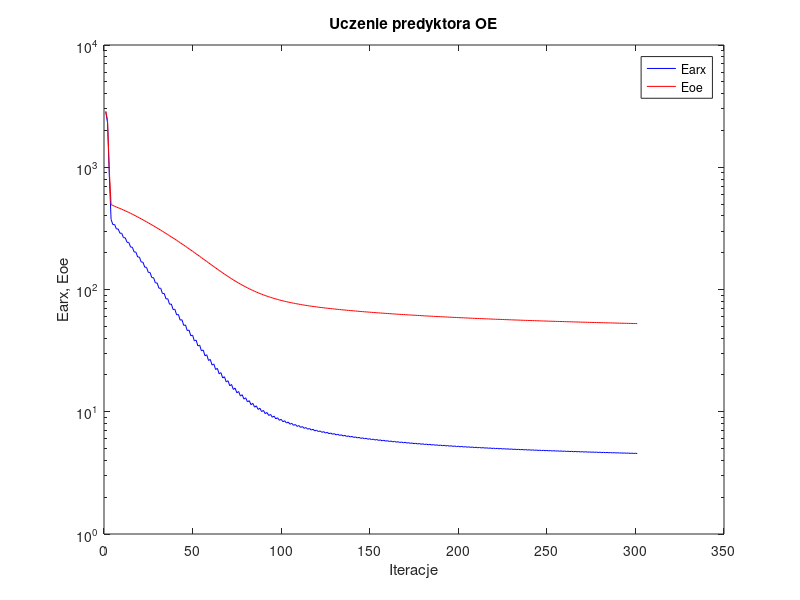
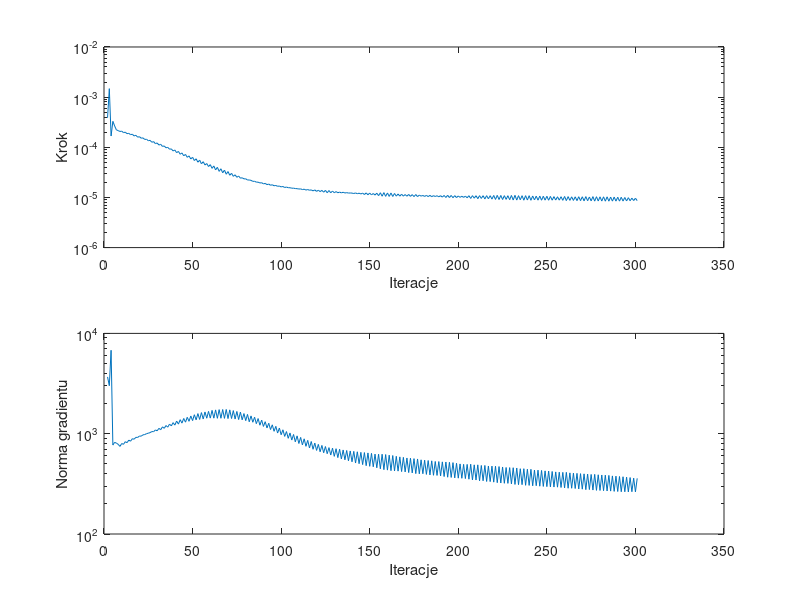

MATLAB code for these plots, in order:
%uczenie predyktora oe
clear all;
n=0; farx(n+1)=2.828358e+003; foe(n+1)=2.882800e+003; wspucz(n+1)=0.000000e+000; ng(n+1)=0.000000e+000;
n=1; farx(n+1)=2.308923e+003; foe(n+1)=2.419962e+003; krok(n+1)=3.870864e-004; ng(n+1)=3.682449e+003;
n=2; farx(n+1)=8.491641e+002; foe(n+1)=9.390195e+002; krok(n+1)=1.476722e-003; ng(n+1)=3.010159e+003;
n=3; farx(n+1)=3.740758e+002; foe(n+1)=4.957252e+002; krok(n+1)=1.677606e-004; ng(n+1)=6.787910e+003;
n=4; farx(n+1)=3.393441e+002; foe(n+1)=4.867215e+002; krok(n+1)=3.293253e-004; ng(n+1)=7.699048e+002;
n=5; farx(n+1)=3.403382e+002; foe(n+1)=4.794029e+002; krok(n+1)=2.666638e-004; ng(n+1)=8.205187e+002;
n=6; farx(n+1)=3.124978e+002; foe(n+1)=4.727141e+002; krok(n+1)=2.219001e-004; ng(n+1)=8.050944e+002;
n=7; farx(n+1)=3.129398e+002; foe(n+1)=4.665389e+002; krok(n+1)=2.154098e-004; ng(n+1)=7.839852e+002;
n=8; farx(n+1)=2.887496e+002; foe(n+1)=4.600442e+002; krok(n+1)=2.064885e-004; ng(n+1)=7.467899e+002;
n=9; farx(n+1)=2.883733e+002; foe(n+1)=4.536570e+002; krok(n+1)=2.102269e-004; ng(n+1)=7.981339e+002;
n=10; farx(n+1)=2.654278e+002; foe(n+1)=4.469545e+002; krok(n+1)=1.959760e-004; ng(n+1)=7.834772e+002;
n=11; farx(n+1)=2.649216e+002; foe(n+1)=4.403886e+002; krok(n+1)=1.999716e-004; ng(n+1)=8.320804e+002;
n=12; farx(n+1)=2.432890e+002; foe(n+1)=4.335251e+002; krok(n+1)=1.869445e-004; ng(n+1)=8.142197e+002;
n=13; farx(n+1)=2.426767e+002; foe(n+1)=4.268207e+002; krok(n+1)=1.897438e-004; ng(n+1)=8.626351e+002;
n=14; farx(n+1)=2.224153e+002; foe(n+1)=4.198506e+002; krok(n+1)=1.784716e-004; ng(n+1)=8.418128e+002;
n=15; farx(n+1)=2.217904e+002; foe(n+1)=4.130564e+002; krok(n+1)=1.821736e-004; ng(n+1)=8.912372e+002;
n=16; farx(n+1)=2.028333e+002; foe(n+1)=4.060189e+002; krok(n+1)=1.682976e-004; ng(n+1)=8.814559e+002;
n=17; farx(n+1)=2.022549e+002; foe(n+1)=3.991871e+002; krok(n+1)=1.733806e-004; ng(n+1)=9.197864e+002;
n=18; farx(n+1)=1.845995e+002; foe(n+1)=3.921379e+002; krok(n+1)=1.592395e-004; ng(n+1)=9.173388e+002;
n=19; farx(n+1)=1.840886e+002; foe(n+1)=3.853155e+002; krok(n+1)=1.627321e-004; ng(n+1)=9.479754e+002;
n=20; farx(n+1)=1.677581e+002; foe(n+1)=3.783117e+002; krok(n+1)=1.516739e-004; ng(n+1)=9.449574e+002;
n=21; farx(n+1)=1.673406e+002; foe(n+1)=3.715365e+002; krok(n+1)=1.540600e-004; ng(n+1)=9.737931e+002;
n=22; farx(n+1)=1.522253e+002; foe(n+1)=3.646050e+002; krok(n+1)=1.433326e-004; ng(n+1)=9.799666e+002;
n=23; farx(n+1)=1.519339e+002; foe(n+1)=3.579115e+002; krok(n+1)=1.447867e-004; ng(n+1)=1.001192e+003;
n=24; farx(n+1)=1.380250e+002; foe(n+1)=3.510839e+002; krok(n+1)=1.351337e-004; ng(n+1)=1.011267e+003;
n=25; farx(n+1)=1.378359e+002; foe(n+1)=3.444916e+002; krok(n+1)=1.376014e-004; ng(n+1)=1.024380e+003;
n=26; farx(n+1)=1.250380e+002; foe(n+1)=3.377800e+002; krok(n+1)=1.261442e-004; ng(n+1)=1.050721e+003;
n=27; farx(n+1)=1.249369e+002; foe(n+1)=3.313055e+002; krok(n+1)=1.297027e-004; ng(n+1)=1.046939e+003;
n=28; farx(n+1)=1.132007e+002; foe(n+1)=3.247309e+002; krok(n+1)=1.182303e-004; ng(n+1)=1.090023e+003;
n=29; farx(n+1)=1.131834e+002; foe(n+1)=3.183849e+002; krok(n+1)=1.221213e-004; ng(n+1)=1.069038e+003;
n=30; farx(n+1)=1.024241e+002; foe(n+1)=3.119558e+002; krok(n+1)=1.107516e-004; ng(n+1)=1.129938e+003;
n=31; farx(n+1)=1.024994e+002; foe(n+1)=3.057469e+002; krok(n+1)=1.147197e-004; ng(n+1)=1.095620e+003;
n=32; farx(n+1)=9.259296e+001; foe(n+1)=2.994677e+002; krok(n+1)=1.042068e-004; ng(n+1)=1.170675e+003;
n=33; farx(n+1)=9.280242e+001; foe(n+1)=2.934089e+002; krok(n+1)=1.062537e-004; ng(n+1)=1.131404e+003;
n=34; farx(n+1)=8.375067e+001; foe(n+1)=2.872862e+002; krok(n+1)=9.773946e-005; ng(n+1)=1.206393e+003;
n=35; farx(n+1)=8.402757e+001; foe(n+1)=2.813694e+002; krok(n+1)=9.955398e-005; ng(n+1)=1.161490e+003;
n=36; farx(n+1)=7.572536e+001; foe(n+1)=2.753999e+002; krok(n+1)=9.153980e-005; ng(n+1)=1.246921e+003;
n=37; farx(n+1)=7.609464e+001; foe(n+1)=2.696310e+002; krok(n+1)=9.290537e-005; ng(n+1)=1.195620e+003;
n=38; farx(n+1)=6.854878e+001; foe(n+1)=2.638143e+002; krok(n+1)=8.459568e-005; ng(n+1)=1.289140e+003;
n=39; farx(n+1)=6.892853e+001; foe(n+1)=2.581795e+002; krok(n+1)=8.824176e-005; ng(n+1)=1.217781e+003;
n=40; farx(n+1)=6.202860e+001; foe(n+1)=2.525111e+002; krok(n+1)=7.818173e-005; ng(n+1)=1.337167e+003;
n=41; farx(n+1)=6.244872e+001; foe(n+1)=2.470196e+002; krok(n+1)=8.276561e-005; ng(n+1)=1.245599e+003;
n=42; farx(n+1)=5.613958e+001; foe(n+1)=2.415060e+002; krok(n+1)=7.271253e-005; ng(n+1)=1.379608e+003;
n=43; farx(n+1)=5.660283e+001; foe(n+1)=2.361639e+002; krok(n+1)=7.718077e-005; ng(n+1)=1.275014e+003;
n=44; farx(n+1)=5.084155e+001; foe(n+1)=2.308111e+002; krok(n+1)=6.776689e-005; ng(n+1)=1.418303e+003;
n=45; farx(n+1)=5.134028e+001; foe(n+1)=2.256215e+002; krok(n+1)=7.204982e-005; ng(n+1)=1.303112e+003;
n=46; farx(n+1)=4.607918e+001; foe(n+1)=2.204326e+002; krok(n+1)=6.309394e-005; ng(n+1)=1.456935e+003;
n=47; farx(n+1)=4.660810e+001; foe(n+1)=2.153999e+002; krok(n+1)=6.738910e-005; ng(n+1)=1.329644e+003;
n=48; farx(n+1)=4.181553e+001; foe(n+1)=2.103782e+002; krok(n+1)=5.845176e-005; ng(n+1)=1.501158e+003;
n=49; farx(n+1)=4.235140e+001; foe(n+1)=2.055031e+002; krok(n+1)=6.327456e-005; ng(n+1)=1.350291e+003;
n=50; farx(n+1)=3.797248e+001; foe(n+1)=2.006552e+002; krok(n+1)=5.440277e-005; ng(n+1)=1.546038e+003;
n=51; farx(n+1)=3.852779e+001; foe(n+1)=1.959515e+002; krok(n+1)=5.904045e-005; ng(n+1)=1.373608e+003;
n=52; farx(n+1)=3.455141e+001; foe(n+1)=1.912859e+002; krok(n+1)=5.039187e-005; ng(n+1)=1.586535e+003;
n=53; farx(n+1)=3.509427e+001; foe(n+1)=1.867518e+002; krok(n+1)=5.547503e-005; ng(n+1)=1.386992e+003;
n=54; farx(n+1)=3.147723e+001; foe(n+1)=1.822770e+002; krok(n+1)=4.687315e-005; ng(n+1)=1.622914e+003;
n=55; farx(n+1)=3.201118e+001; foe(n+1)=1.779268e+002; krok(n+1)=5.162212e-005; ng(n+1)=1.401186e+003;
n=56; farx(n+1)=2.869810e+001; foe(n+1)=1.736560e+002; krok(n+1)=4.438276e-005; ng(n+1)=1.646779e+003;
n=57; farx(n+1)=2.925993e+001; foe(n+1)=1.695145e+002; krok(n+1)=4.744329e-005; ng(n+1)=1.426551e+003;
n=58; farx(n+1)=2.626407e+001; foe(n+1)=1.654519e+002; krok(n+1)=4.135969e-005; ng(n+1)=1.668692e+003;
n=59; farx(n+1)=2.681335e+001; foe(n+1)=1.615075e+002; krok(n+1)=4.506169e-005; ng(n+1)=1.430131e+003;
n=60; farx(n+1)=2.409343e+001; foe(n+1)=1.576475e+002; krok(n+1)=3.801771e-005; ng(n+1)=1.708265e+003;
n=61; farx(n+1)=2.461476e+001; foe(n+1)=1.539061e+002; krok(n+1)=4.244958e-005; ng(n+1)=1.428359e+003;
n=62; farx(n+1)=2.215686e+001; foe(n+1)=1.502627e+002; krok(n+1)=3.533295e-005; ng(n+1)=1.727063e+003;
n=63; farx(n+1)=2.265067e+001; foe(n+1)=1.467319e+002; krok(n+1)=3.990378e-005; ng(n+1)=1.423784e+003;
n=64; farx(n+1)=2.042371e+001; foe(n+1)=1.433096e+002; krok(n+1)=3.309885e-005; ng(n+1)=1.737659e+003;
n=65; farx(n+1)=2.090114e+001; foe(n+1)=1.400010e+002; krok(n+1)=3.731275e-005; ng(n+1)=1.425149e+003;
n=66; farx(n+1)=1.888912e+001; foe(n+1)=1.368004e+002; krok(n+1)=3.098353e-005; ng(n+1)=1.742326e+003;
n=67; farx(n+1)=1.934469e+001; foe(n+1)=1.337123e+002; krok(n+1)=3.511208e-005; ng(n+1)=1.421808e+003;
n=68; farx(n+1)=1.752511e+001; foe(n+1)=1.307303e+002; krok(n+1)=2.902993e-005; ng(n+1)=1.744096e+003;
n=69; farx(n+1)=1.795457e+001; foe(n+1)=1.278626e+002; krok(n+1)=3.282609e-005; ng(n+1)=1.415259e+003;
n=70; farx(n+1)=1.630278e+001; foe(n+1)=1.251011e+002; krok(n+1)=2.769106e-005; ng(n+1)=1.728276e+003;
n=71; farx(n+1)=1.671849e+001; foe(n+1)=1.224574e+002; krok(n+1)=3.030340e-005; ng(n+1)=1.416616e+003;
n=72; farx(n+1)=1.523330e+001; foe(n+1)=1.199113e+002; krok(n+1)=2.635297e-005; ng(n+1)=1.700352e+003;
n=73; farx(n+1)=1.562019e+001; foe(n+1)=1.174765e+002; krok(n+1)=2.832743e-005; ng(n+1)=1.401566e+003;
n=74; farx(n+1)=1.428374e+001; foe(n+1)=1.151365e+002; krok(n+1)=2.519594e-005; ng(n+1)=1.666298e+003;
n=75; farx(n+1)=1.464943e+001; foe(n+1)=1.129025e+002; krok(n+1)=2.677366e-005; ng(n+1)=1.383798e+003;
n=76; farx(n+1)=1.343066e+001; foe(n+1)=1.107554e+002; krok(n+1)=2.418894e-005; ng(n+1)=1.641251e+003;
n=77; farx(n+1)=1.377887e+001; foe(n+1)=1.087153e+002; krok(n+1)=2.468559e-005; ng(n+1)=1.374886e+003;
n=78; farx(n+1)=1.268476e+001; foe(n+1)=1.067537e+002; krok(n+1)=2.343658e-005; ng(n+1)=1.587509e+003;
n=79; farx(n+1)=1.301333e+001; foe(n+1)=1.048919e+002; krok(n+1)=2.352777e-005; ng(n+1)=1.349151e+003;
n=80; farx(n+1)=1.202583e+001; foe(n+1)=1.031014e+002; krok(n+1)=2.226608e-005; ng(n+1)=1.556907e+003;
n=81; farx(n+1)=1.232639e+001; foe(n+1)=1.014054e+002; krok(n+1)=2.230894e-005; ng(n+1)=1.314616e+003;
n=82; farx(n+1)=1.142412e+001; foe(n+1)=9.977557e+001; krok(n+1)=2.190752e-005; ng(n+1)=1.505200e+003;
n=83; farx(n+1)=1.171720e+001; foe(n+1)=9.823452e+001; krok(n+1)=2.092147e-005; ng(n+1)=1.301150e+003;
n=84; farx(n+1)=1.090513e+001; foe(n+1)=9.675292e+001; krok(n+1)=2.102242e-005; ng(n+1)=1.459665e+003;
n=85; farx(n+1)=1.117505e+001; foe(n+1)=9.535383e+001; krok(n+1)=2.018691e-005; ng(n+1)=1.258722e+003;
n=86; farx(n+1)=1.044201e+001; foe(n+1)=9.400904e+001; krok(n+1)=2.016710e-005; ng(n+1)=1.416186e+003;
n=87; farx(n+1)=1.068962e+001; foe(n+1)=9.274005e+001; krok(n+1)=1.943349e-005; ng(n+1)=1.215244e+003;
n=88; farx(n+1)=1.002261e+001; foe(n+1)=9.152039e+001; krok(n+1)=1.967248e-005; ng(n+1)=1.365480e+003;
n=89; farx(n+1)=1.025652e+001; foe(n+1)=9.037000e+001; krok(n+1)=1.862309e-005; ng(n+1)=1.181489e+003;
n=90; farx(n+1)=9.650084e+000; foe(n+1)=8.926455e+001; krok(n+1)=1.909813e-005; ng(n+1)=1.317446e+003;
n=91; farx(n+1)=9.869197e+000; foe(n+1)=8.822183e+001; krok(n+1)=1.799457e-005; ng(n+1)=1.142068e+003;
n=92; farx(n+1)=9.317350e+000; foe(n+1)=8.722011e+001; krok(n+1)=1.850942e-005; ng(n+1)=1.271054e+003;
n=93; farx(n+1)=9.522080e+000; foe(n+1)=8.627478e+001; krok(n+1)=1.747813e-005; ng(n+1)=1.100231e+003;
n=94; farx(n+1)=9.019351e+000; foe(n+1)=8.536678e+001; krok(n+1)=1.792006e-005; ng(n+1)=1.226035e+003;
n=95; farx(n+1)=9.210643e+000; foe(n+1)=8.450919e+001; krok(n+1)=1.707914e-005; ng(n+1)=1.056899e+003;
n=96; farx(n+1)=8.751090e+000; foe(n+1)=8.368551e+001; krok(n+1)=1.733471e-005; ng(n+1)=1.184065e+003;
n=97; farx(n+1)=8.929392e+000; foe(n+1)=8.290655e+001; krok(n+1)=1.666809e-005; ng(n+1)=1.015024e+003;
n=98; farx(n+1)=8.507897e+000; foe(n+1)=8.215821e+001; krok(n+1)=1.689056e-005; ng(n+1)=1.139591e+003;
n=99; farx(n+1)=8.674842e+000; foe(n+1)=8.144949e+001; krok(n+1)=1.621111e-005; ng(n+1)=9.764427e+002;
n=100; farx(n+1)=8.287215e+000; foe(n+1)=8.076826e+001; krok(n+1)=1.654527e-005; ng(n+1)=1.093892e+003;
n=101; farx(n+1)=8.444314e+000; foe(n+1)=8.012209e+001; krok(n+1)=1.577348e-005; ng(n+1)=9.401197e+002;
n=102; farx(n+1)=8.088917e+000; foe(n+1)=7.950059e+001; krok(n+1)=1.611741e-005; ng(n+1)=1.050160e+003;
n=103; farx(n+1)=8.236459e+000; foe(n+1)=7.891011e+001; krok(n+1)=1.561223e-005; ng(n+1)=8.998067e+002;
n=104; farx(n+1)=7.907013e+000; foe(n+1)=7.834183e+001; krok(n+1)=1.563162e-005; ng(n+1)=1.017268e+003;
n=105; farx(n+1)=8.045612e+000; foe(n+1)=7.780068e+001; krok(n+1)=1.528126e-005; ng(n+1)=8.642024e+002;
n=106; farx(n+1)=7.740730e+000; foe(n+1)=7.727933e+001; krok(n+1)=1.530761e-005; ng(n+1)=9.823024e+002;
n=107; farx(n+1)=7.871676e+000; foe(n+1)=7.678185e+001; krok(n+1)=1.503456e-005; ng(n+1)=8.300639e+002;
n=108; farx(n+1)=7.587868e+000; foe(n+1)=7.630204e+001; krok(n+1)=1.496592e-005; ng(n+1)=9.517333e+002;
n=109; farx(n+1)=7.711307e+000; foe(n+1)=7.584320e+001; krok(n+1)=1.470858e-005; ng(n+1)=7.985527e+002;
n=110; farx(n+1)=7.445713e+000; foe(n+1)=7.540003e+001; krok(n+1)=1.481560e-005; ng(n+1)=9.185107e+002;
n=111; farx(n+1)=7.564118e+000; foe(n+1)=7.497533e+001; krok(n+1)=1.436371e-005; ng(n+1)=7.735716e+002;
n=112; farx(n+1)=7.314893e+000; foe(n+1)=7.456457e+001; krok(n+1)=1.460917e-005; ng(n+1)=8.891254e+002;
n=113; farx(n+1)=7.427666e+000; foe(n+1)=7.417002e+001; krok(n+1)=1.400833e-005; ng(n+1)=7.485980e+002;
n=114; farx(n+1)=7.195081e+000; foe(n+1)=7.378780e+001; krok(n+1)=1.438760e-005; ng(n+1)=8.583990e+002;
n=115; farx(n+1)=7.302501e+000; foe(n+1)=7.342003e+001; krok(n+1)=1.390226e-005; ng(n+1)=7.203714e+002;
n=116; farx(n+1)=7.082095e+000; foe(n+1)=7.306327e+001; krok(n+1)=1.414532e-005; ng(n+1)=8.361499e+002;
n=117; farx(n+1)=7.184635e+000; foe(n+1)=7.271911e+001; krok(n+1)=1.351734e-005; ng(n+1)=6.993494e+002;
n=118; farx(n+1)=6.976325e+000; foe(n+1)=7.238459e+001; krok(n+1)=1.414532e-005; ng(n+1)=8.063921e+002;
n=119; farx(n+1)=7.075465e+000; foe(n+1)=7.206127e+001; krok(n+1)=1.321254e-005; ng(n+1)=6.813274e+002;
n=120; farx(n+1)=6.878840e+000; foe(n+1)=7.174663e+001; krok(n+1)=1.395508e-005; ng(n+1)=7.828239e+002;
n=121; farx(n+1)=6.973767e+000; foe(n+1)=7.144206e+001; krok(n+1)=1.306000e-005; ng(n+1)=6.603881e+002;
n=122; farx(n+1)=6.786015e+000; foe(n+1)=7.114522e+001; krok(n+1)=1.384553e-005; ng(n+1)=7.641461e+002;
n=123; farx(n+1)=6.877718e+000; foe(n+1)=7.085709e+001; krok(n+1)=1.272730e-005; ng(n+1)=6.457033e+002;
n=124; farx(n+1)=6.698805e+000; foe(n+1)=7.057584e+001; krok(n+1)=1.384553e-005; ng(n+1)=7.447112e+002;
n=125; farx(n+1)=6.787334e+000; foe(n+1)=7.030238e+001; krok(n+1)=1.240823e-005; ng(n+1)=6.317212e+002;
n=126; farx(n+1)=6.618124e+000; foe(n+1)=7.003494e+001; krok(n+1)=1.373458e-005; ng(n+1)=7.263917e+002;
n=127; farx(n+1)=6.703650e+000; foe(n+1)=6.977510e+001; krok(n+1)=1.240203e-005; ng(n+1)=6.129662e+002;
n=128; farx(n+1)=6.542219e+000; foe(n+1)=6.952088e+001; krok(n+1)=1.338683e-005; ng(n+1)=7.175979e+002;
n=129; farx(n+1)=6.624632e+000; foe(n+1)=6.927331e+001; krok(n+1)=1.240203e-005; ng(n+1)=5.945710e+002;
n=130; farx(n+1)=6.470347e+000; foe(n+1)=6.903084e+001; krok(n+1)=1.308609e-005; ng(n+1)=7.085586e+002;
n=131; farx(n+1)=6.549944e+000; foe(n+1)=6.879431e+001; krok(n+1)=1.240203e-005; ng(n+1)=5.775818e+002;
n=132; farx(n+1)=6.402474e+000; foe(n+1)=6.856239e+001; krok(n+1)=1.277945e-005; ng(n+1)=6.999637e+002;
n=133; farx(n+1)=6.478599e+000; foe(n+1)=6.833585e+001; krok(n+1)=1.234279e-005; ng(n+1)=5.605865e+002;
n=134; farx(n+1)=6.336845e+000; foe(n+1)=6.811339e+001; krok(n+1)=1.268925e-005; ng(n+1)=6.883261e+002;
n=135; farx(n+1)=6.411286e+000; foe(n+1)=6.789585e+001; krok(n+1)=1.224850e-005; ng(n+1)=5.492474e+002;
n=136; farx(n+1)=6.275002e+000; foe(n+1)=6.768209e+001; krok(n+1)=1.248325e-005; ng(n+1)=6.802649e+002;
n=137; farx(n+1)=6.347329e+000; foe(n+1)=6.747283e+001; krok(n+1)=1.222055e-005; ng(n+1)=5.366717e+002;
n=138; farx(n+1)=6.216154e+000; foe(n+1)=6.726705e+001; krok(n+1)=1.227270e-005; ng(n+1)=6.728922e+002;
n=139; farx(n+1)=6.286517e+000; foe(n+1)=6.706539e+001; krok(n+1)=1.222055e-005; ng(n+1)=5.246817e+002;
n=140; farx(n+1)=6.160813e+000; foe(n+1)=6.686692e+001; krok(n+1)=1.197415e-005; ng(n+1)=6.668145e+002;
n=141; farx(n+1)=6.228372e+000; foe(n+1)=6.667219e+001; krok(n+1)=1.229246e-005; ng(n+1)=5.101058e+002;
n=142; farx(n+1)=6.106410e+000; foe(n+1)=6.648045e+001; krok(n+1)=1.186082e-005; ng(n+1)=6.601679e+002;
n=143; farx(n+1)=6.172592e+000; foe(n+1)=6.629226e+001; krok(n+1)=1.216245e-005; ng(n+1)=5.022199e+002;
n=144; farx(n+1)=6.055086e+000; foe(n+1)=6.610682e+001; krok(n+1)=1.171829e-005; ng(n+1)=6.520829e+002;
n=145; farx(n+1)=6.119842e+000; foe(n+1)=6.592464e+001; krok(n+1)=1.222055e-005; ng(n+1)=4.919153e+002;
n=146; farx(n+1)=6.006442e+000; foe(n+1)=6.574492e+001; krok(n+1)=1.143043e-005; ng(n+1)=6.483989e+002;
n=147; farx(n+1)=6.069062e+000; foe(n+1)=6.556818e+001; krok(n+1)=1.231075e-005; ng(n+1)=4.798607e+002;
n=148; farx(n+1)=5.958678e+000; foe(n+1)=6.539383e+001; krok(n+1)=1.130502e-005; ng(n+1)=6.433249e+002;
n=149; farx(n+1)=6.020123e+000; foe(n+1)=6.522246e+001; krok(n+1)=1.222055e-005; ng(n+1)=4.729680e+002;
n=150; farx(n+1)=5.912487e+000; foe(n+1)=6.505326e+001; krok(n+1)=1.126542e-005; ng(n+1)=6.366557e+002;
n=151; farx(n+1)=5.972579e+000; foe(n+1)=6.488701e+001; krok(n+1)=1.197513e-005; ng(n+1)=4.679255e+002;
n=152; farx(n+1)=5.869669e+000; foe(n+1)=6.472288e+001; krok(n+1)=1.115447e-005; ng(n+1)=6.258671e+002;
n=153; farx(n+1)=5.928120e+000; foe(n+1)=6.456106e+001; krok(n+1)=1.216245e-005; ng(n+1)=4.571068e+002;
n=154; farx(n+1)=5.828422e+000; foe(n+1)=6.440126e+001; krok(n+1)=1.085468e-005; ng(n+1)=6.242616e+002;
n=155; farx(n+1)=5.885482e+000; foe(n+1)=6.424350e+001; krok(n+1)=1.240203e-005; ng(n+1)=4.466863e+002;
n=156; farx(n+1)=5.788308e+000; foe(n+1)=6.408753e+001; krok(n+1)=1.057446e-005; ng(n+1)=6.242081e+002;
n=157; farx(n+1)=5.843735e+000; foe(n+1)=6.393364e+001; krok(n+1)=1.248325e-005; ng(n+1)=4.378450e+002;
n=158; farx(n+1)=5.748609e+000; foe(n+1)=6.378167e+001; krok(n+1)=1.051121e-005; ng(n+1)=6.196122e+002;
n=159; farx(n+1)=5.803024e+000; foe(n+1)=6.363208e+001; krok(n+1)=1.229246e-005; ng(n+1)=4.335904e+002;
n=160; farx(n+1)=5.710798e+000; foe(n+1)=6.348430e+001; krok(n+1)=1.048504e-005; ng(n+1)=6.110679e+002;
n=161; farx(n+1)=5.764227e+000; foe(n+1)=6.333857e+001; krok(n+1)=1.225273e-005; ng(n+1)=4.279392e+002;
n=162; farx(n+1)=5.673838e+000; foe(n+1)=6.319450e+001; krok(n+1)=1.046074e-005; ng(n+1)=6.059088e+002;
n=163; farx(n+1)=5.726097e+000; foe(n+1)=6.305273e+001; krok(n+1)=1.197415e-005; ng(n+1)=4.247110e+002;
n=164; farx(n+1)=5.637843e+000; foe(n+1)=6.291271e+001; krok(n+1)=1.061240e-005; ng(n+1)=5.950307e+002;
n=165; farx(n+1)=5.689770e+000; foe(n+1)=6.277483e+001; krok(n+1)=1.171380e-005; ng(n+1)=4.235825e+002;
n=166; farx(n+1)=5.603901e+000; foe(n+1)=6.263839e+001; krok(n+1)=1.061240e-005; ng(n+1)=5.873177e+002;
n=167; farx(n+1)=5.654870e+000; foe(n+1)=6.250392e+001; krok(n+1)=1.161317e-005; ng(n+1)=4.192322e+002;
n=168; farx(n+1)=5.570932e+000; foe(n+1)=6.237084e+001; krok(n+1)=1.061240e-005; ng(n+1)=5.810338e+002;
n=169; farx(n+1)=5.620882e+000; foe(n+1)=6.223969e+001; krok(n+1)=1.142512e-005; ng(n+1)=4.159252e+002;
n=170; farx(n+1)=5.539754e+000; foe(n+1)=6.210993e+001; krok(n+1)=1.057446e-005; ng(n+1)=5.725039e+002;
n=171; farx(n+1)=5.588654e+000; foe(n+1)=6.198178e+001; krok(n+1)=1.148323e-005; ng(n+1)=4.096629e+002;
n=172; farx(n+1)=5.508938e+000; foe(n+1)=6.185498e+001; krok(n+1)=1.051121e-005; ng(n+1)=5.693779e+002;
n=173; farx(n+1)=5.557235e+000; foe(n+1)=6.172990e+001; krok(n+1)=1.138585e-005; ng(n+1)=4.065673e+002;
n=174; farx(n+1)=5.479851e+000; foe(n+1)=6.160604e+001; krok(n+1)=1.039083e-005; ng(n+1)=5.642805e+002;
n=175; farx(n+1)=5.526876e+000; foe(n+1)=6.148368e+001; krok(n+1)=1.143043e-005; ng(n+1)=4.001100e+002;
n=176; farx(n+1)=5.450770e+000; foe(n+1)=6.136262e+001; krok(n+1)=1.038706e-005; ng(n+1)=5.598822e+002;
n=177; farx(n+1)=5.496744e+000; foe(n+1)=6.124320e+001; krok(n+1)=1.115447e-005; ng(n+1)=3.981397e+002;
n=178; farx(n+1)=5.422087e+000; foe(n+1)=6.112509e+001; krok(n+1)=1.061240e-005; ng(n+1)=5.491557e+002;
n=179; farx(n+1)=5.468299e+000; foe(n+1)=6.100852e+001; krok(n+1)=1.095376e-005; ng(n+1)=3.990133e+002;
n=180; farx(n+1)=5.395712e+000; foe(n+1)=6.089303e+001; krok(n+1)=1.048504e-005; ng(n+1)=5.446928e+002;
n=181; farx(n+1)=5.440709e+000; foe(n+1)=6.077898e+001; krok(n+1)=1.099167e-005; ng(n+1)=3.929147e+002;
n=182; farx(n+1)=5.369916e+000; foe(n+1)=6.066603e+001; krok(n+1)=1.039083e-005; ng(n+1)=5.402942e+002;
n=183; farx(n+1)=5.413995e+000; foe(n+1)=6.055443e+001; krok(n+1)=1.101046e-005; ng(n+1)=3.879799e+002;
n=184; farx(n+1)=5.344500e+000; foe(n+1)=6.044391e+001; krok(n+1)=1.034570e-005; ng(n+1)=5.364523e+002;
n=185; farx(n+1)=5.387602e+000; foe(n+1)=6.033477e+001; krok(n+1)=1.085468e-005; ng(n+1)=3.850782e+002;
n=186; farx(n+1)=5.319581e+000; foe(n+1)=6.022671e+001; krok(n+1)=1.044207e-005; ng(n+1)=5.285104e+002;
n=187; farx(n+1)=5.362762e+000; foe(n+1)=6.011996e+001; krok(n+1)=1.083629e-005; ng(n+1)=3.836134e+002;
n=188; farx(n+1)=5.295886e+000; foe(n+1)=6.001413e+001; krok(n+1)=1.029142e-005; ng(n+1)=5.275488e+002;
n=189; farx(n+1)=5.338309e+000; foe(n+1)=5.990963e+001; krok(n+1)=1.083629e-005; ng(n+1)=3.795485e+002;
n=190; farx(n+1)=5.273161e+000; foe(n+1)=5.980601e+001; krok(n+1)=1.015968e-005; ng(n+1)=5.238007e+002;
n=191; farx(n+1)=5.314769e+000; foe(n+1)=5.970362e+001; krok(n+1)=1.095376e-005; ng(n+1)=3.739351e+002;
n=192; farx(n+1)=5.251076e+000; foe(n+1)=5.960204e+001; krok(n+1)=9.975945e-006; ng(n+1)=5.222620e+002;
n=193; farx(n+1)=5.291641e+000; foe(n+1)=5.950164e+001; krok(n+1)=1.103022e-005; ng(n+1)=3.682817e+002;
n=194; farx(n+1)=5.228896e+000; foe(n+1)=5.940213e+001; krok(n+1)=9.952471e-006; ng(n+1)=5.188070e+002;
n=195; farx(n+1)=5.269091e+000; foe(n+1)=5.930387e+001; krok(n+1)=1.095376e-005; ng(n+1)=3.663808e+002;
n=196; farx(n+1)=5.207667e+000; foe(n+1)=5.920638e+001; krok(n+1)=9.884595e-006; ng(n+1)=5.148303e+002;
n=197; farx(n+1)=5.246773e+000; foe(n+1)=5.911010e+001; krok(n+1)=1.085468e-005; ng(n+1)=3.626777e+002;
n=198; farx(n+1)=5.186780e+000; foe(n+1)=5.901472e+001; krok(n+1)=9.936047e-006; ng(n+1)=5.074562e+002;
n=199; farx(n+1)=5.225035e+000; foe(n+1)=5.892043e+001; krok(n+1)=1.069939e-005; ng(n+1)=3.603526e+002;
n=200; farx(n+1)=5.166245e+000; foe(n+1)=5.882709e+001; krok(n+1)=1.003721e-005; ng(n+1)=4.998570e+002;
n=201; farx(n+1)=5.204161e+000; foe(n+1)=5.873477e+001; krok(n+1)=1.057446e-005; ng(n+1)=3.593000e+002;
n=202; farx(n+1)=5.146476e+000; foe(n+1)=5.864329e+001; krok(n+1)=1.003721e-005; ng(n+1)=4.949595e+002;
n=203; farx(n+1)=5.184271e+000; foe(n+1)=5.855283e+001; krok(n+1)=1.061240e-005; ng(n+1)=3.570231e+002;
n=204; farx(n+1)=5.127716e+000; foe(n+1)=5.846307e+001; krok(n+1)=9.841122e-006; ng(n+1)=4.943288e+002;
n=205; farx(n+1)=5.165140e+000; foe(n+1)=5.837429e+001; krok(n+1)=1.083629e-005; ng(n+1)=3.518414e+002;
n=206; farx(n+1)=5.109590e+000; foe(n+1)=5.828600e+001; krok(n+1)=9.554760e-006; ng(n+1)=4.963847e+002;
n=207; farx(n+1)=5.145486e+000; foe(n+1)=5.819870e+001; krok(n+1)=1.085468e-005; ng(n+1)=3.455310e+002;
n=208; farx(n+1)=5.090879e+000; foe(n+1)=5.811230e+001; krok(n+1)=9.667524e-006; ng(n+1)=4.892185e+002;
n=209; farx(n+1)=5.127082e+000; foe(n+1)=5.802687e+001; krok(n+1)=1.083629e-005; ng(n+1)=3.453471e+002;
n=210; farx(n+1)=5.073622e+000; foe(n+1)=5.794191e+001; krok(n+1)=9.434846e-006; ng(n+1)=4.892529e+002;
n=211; farx(n+1)=5.108352e+000; foe(n+1)=5.785785e+001; krok(n+1)=1.085468e-005; ng(n+1)=3.392372e+002;
n=212; farx(n+1)=5.055754e+000; foe(n+1)=5.777470e+001; krok(n+1)=9.554760e-006; ng(n+1)=4.821582e+002;
n=213; farx(n+1)=5.090855e+000; foe(n+1)=5.769245e+001; krok(n+1)=1.083629e-005; ng(n+1)=3.393310e+002;
n=214; farx(n+1)=5.039199e+000; foe(n+1)=5.761063e+001; krok(n+1)=9.340678e-006; ng(n+1)=4.825110e+002;
n=215; farx(n+1)=5.073076e+000; foe(n+1)=5.752970e+001; krok(n+1)=1.085468e-005; ng(n+1)=3.340278e+002;
n=216; farx(n+1)=5.022329e+000; foe(n+1)=5.744955e+001; krok(n+1)=9.405221e-006; ng(n+1)=4.763807e+002;
n=217; farx(n+1)=5.056218e+000; foe(n+1)=5.737026e+001; krok(n+1)=1.083629e-005; ng(n+1)=3.330500e+002;
n=218; farx(n+1)=5.006360e+000; foe(n+1)=5.729145e+001; krok(n+1)=9.263865e-006; ng(n+1)=4.751330e+002;
n=219; farx(n+1)=5.039708e+000; foe(n+1)=5.721348e+001; krok(n+1)=1.095376e-005; ng(n+1)=3.289177e+002;
n=220; farx(n+1)=4.990713e+000; foe(n+1)=5.713596e+001; krok(n+1)=9.128990e-006; ng(n+1)=4.738298e+002;
n=221; farx(n+1)=5.023332e+000; foe(n+1)=5.705926e+001; krok(n+1)=1.100843e-005; ng(n+1)=3.248900e+002;
n=222; farx(n+1)=4.975152e+000; foe(n+1)=5.698313e+001; krok(n+1)=9.089066e-006; ng(n+1)=4.704120e+002;
n=223; farx(n+1)=5.007195e+000; foe(n+1)=5.690782e+001; krok(n+1)=1.095389e-005; ng(n+1)=3.224646e+002;
n=224; farx(n+1)=4.959883e+000; foe(n+1)=5.683315e+001; krok(n+1)=9.089066e-006; ng(n+1)=4.657356e+002;
n=225; farx(n+1)=4.991341e+000; foe(n+1)=5.675922e+001; krok(n+1)=1.085468e-005; ng(n+1)=3.204635e+002;
n=226; farx(n+1)=4.944776e+000; foe(n+1)=5.668603e+001; krok(n+1)=9.148208e-006; ng(n+1)=4.602186e+002;
n=227; farx(n+1)=4.976279e+000; foe(n+1)=5.661357e+001; krok(n+1)=1.083629e-005; ng(n+1)=3.197142e+002;
n=228; farx(n+1)=4.930467e+000; foe(n+1)=5.654151e+001; krok(n+1)=9.014671e-006; ng(n+1)=4.591573e+002;
n=229; farx(n+1)=4.961486e+000; foe(n+1)=5.647019e+001; krok(n+1)=1.095376e-005; ng(n+1)=3.159077e+002;
n=230; farx(n+1)=4.916452e+000; foe(n+1)=5.639924e+001; krok(n+1)=8.883311e-006; ng(n+1)=4.579061e+002;
n=231; farx(n+1)=4.946811e+000; foe(n+1)=5.632897e+001; krok(n+1)=1.103022e-005; ng(n+1)=3.119804e+002;
n=232; farx(n+1)=4.902381e+000; foe(n+1)=5.625921e+001; krok(n+1)=8.856543e-006; ng(n+1)=4.550024e+002;
n=233; farx(n+1)=4.932011e+000; foe(n+1)=5.619022e+001; krok(n+1)=1.085468e-005; ng(n+1)=3.102540e+002;
n=234; farx(n+1)=4.888369e+000; foe(n+1)=5.612198e+001; krok(n+1)=8.985823e-006; ng(n+1)=4.475361e+002;
n=235; farx(n+1)=4.918272e+000; foe(n+1)=5.605442e+001; krok(n+1)=1.083629e-005; ng(n+1)=3.103427e+002;
n=236; farx(n+1)=4.875318e+000; foe(n+1)=5.598710e+001; krok(n+1)=8.807743e-006; ng(n+1)=4.477890e+002;
n=237; farx(n+1)=4.904232e+000; foe(n+1)=5.592044e+001; krok(n+1)=1.085468e-005; ng(n+1)=3.058913e+002;
n=238; farx(n+1)=4.861981e+000; foe(n+1)=5.585444e+001; krok(n+1)=8.869972e-006; ng(n+1)=4.424141e+002;
n=239; farx(n+1)=4.890904e+000; foe(n+1)=5.578905e+001; krok(n+1)=1.083629e-005; ng(n+1)=3.051329e+002;
n=240; farx(n+1)=4.849188e+000; foe(n+1)=5.572401e+001; krok(n+1)=8.778020e-006; ng(n+1)=4.417221e+002;
n=241; farx(n+1)=4.877218e+000; foe(n+1)=5.565966e+001; krok(n+1)=1.069939e-005; ng(n+1)=3.024770e+002;
n=242; farx(n+1)=4.836196e+000; foe(n+1)=5.559601e+001; krok(n+1)=8.935769e-006; ng(n+1)=4.340366e+002;
n=243; farx(n+1)=4.864429e+000; foe(n+1)=5.553298e+001; krok(n+1)=1.061240e-005; ng(n+1)=3.031082e+002;
n=244; farx(n+1)=4.824058e+000; foe(n+1)=5.547028e+001; krok(n+1)=8.818566e-006; ng(n+1)=4.331850e+002;
n=245; farx(n+1)=4.851684e+000; foe(n+1)=5.540814e+001; krok(n+1)=1.066004e-005; ng(n+1)=2.996451e+002;
n=246; farx(n+1)=4.811865e+000; foe(n+1)=5.534647e+001; krok(n+1)=8.807743e-006; ng(n+1)=4.302869e+002;
n=247; farx(n+1)=4.839066e+000; foe(n+1)=5.528539e+001; krok(n+1)=1.057446e-005; ng(n+1)=2.981039e+002;
n=248; farx(n+1)=4.799885e+000; foe(n+1)=5.522481e+001; krok(n+1)=8.833238e-006; ng(n+1)=4.260153e+002;
n=249; farx(n+1)=4.826881e+000; foe(n+1)=5.516476e+001; krok(n+1)=1.054828e-005; ng(n+1)=2.967730e+002;
n=250; farx(n+1)=4.788181e+000; foe(n+1)=5.510513e+001; krok(n+1)=8.799185e-006; ng(n+1)=4.239972e+002;
n=251; farx(n+1)=4.814765e+000; foe(n+1)=5.504606e+001; krok(n+1)=1.048504e-005; ng(n+1)=2.950737e+002;
n=252; farx(n+1)=4.776640e+000; foe(n+1)=5.498743e+001; krok(n+1)=8.818436e-006; ng(n+1)=4.201665e+002;
n=253; farx(n+1)=4.802845e+000; foe(n+1)=5.492935e+001; krok(n+1)=1.039083e-005; ng(n+1)=2.937987e+002;
n=254; farx(n+1)=4.765243e+000; foe(n+1)=5.487173e+001; krok(n+1)=8.865531e-006; ng(n+1)=4.159723e+002;
n=255; farx(n+1)=4.791272e+000; foe(n+1)=5.481464e+001; krok(n+1)=1.031748e-005; ng(n+1)=2.930691e+002;
n=256; farx(n+1)=4.754245e+000; foe(n+1)=5.475793e+001; krok(n+1)=8.833238e-006; ng(n+1)=4.132724e+002;
n=257; farx(n+1)=4.779984e+000; foe(n+1)=5.470171e+001; krok(n+1)=1.034200e-005; ng(n+1)=2.909684e+002;
n=258; farx(n+1)=4.743515e+000; foe(n+1)=5.464583e+001; krok(n+1)=8.756691e-006; ng(n+1)=4.116357e+002;
n=259; farx(n+1)=4.769042e+000; foe(n+1)=5.459040e+001; krok(n+1)=1.046074e-005; ng(n+1)=2.882676e+002;
n=260; farx(n+1)=4.732902e+000; foe(n+1)=5.453522e+001; krok(n+1)=8.648025e-006; ng(n+1)=4.120418e+002;
n=261; farx(n+1)=4.757814e+000; foe(n+1)=5.448058e+001; krok(n+1)=1.039083e-005; ng(n+1)=2.859010e+002;
n=262; farx(n+1)=4.722170e+000; foe(n+1)=5.442638e+001; krok(n+1)=8.739066e-006; ng(n+1)=4.068673e+002;
n=263; farx(n+1)=4.747009e+000; foe(n+1)=5.437270e+001; krok(n+1)=1.029142e-005; ng(n+1)=2.858199e+002;
n=264; farx(n+1)=4.711841e+000; foe(n+1)=5.431932e+001; krok(n+1)=8.718949e-006; ng(n+1)=4.043218e+002;
n=265; farx(n+1)=4.736433e+000; foe(n+1)=5.426644e+001; krok(n+1)=1.029142e-005; ng(n+1)=2.841551e+002;
n=266; farx(n+1)=4.701875e+000; foe(n+1)=5.421383e+001; krok(n+1)=8.632369e-006; ng(n+1)=4.024607e+002;
n=267; farx(n+1)=4.725949e+000; foe(n+1)=5.416162e+001; krok(n+1)=1.033992e-005; ng(n+1)=2.810168e+002;
n=268; farx(n+1)=4.691800e+000; foe(n+1)=5.410979e+001; krok(n+1)=8.632369e-006; ng(n+1)=3.997943e+002;
n=269; farx(n+1)=4.715700e+000; foe(n+1)=5.405838e+001; krok(n+1)=1.031748e-005; ng(n+1)=2.798482e+002;
n=270; farx(n+1)=4.682142e+000; foe(n+1)=5.400729e+001; krok(n+1)=8.546025e-006; ng(n+1)=3.979541e+002;
n=271; farx(n+1)=4.705582e+000; foe(n+1)=5.395650e+001; krok(n+1)=1.039083e-005; ng(n+1)=2.767315e+002;
n=272; farx(n+1)=4.672111e+000; foe(n+1)=5.390612e+001; krok(n+1)=8.600086e-006; ng(n+1)=3.959738e+002;
n=273; farx(n+1)=4.695513e+000; foe(n+1)=5.385626e+001; krok(n+1)=1.021265e-005; ng(n+1)=2.775262e+002;
n=274; farx(n+1)=4.662791e+000; foe(n+1)=5.380667e+001; krok(n+1)=8.546025e-006; ng(n+1)=3.923793e+002;
n=275; farx(n+1)=4.685926e+000; foe(n+1)=5.375738e+001; krok(n+1)=1.038706e-005; ng(n+1)=2.742181e+002;
n=276; farx(n+1)=4.653399e+000; foe(n+1)=5.370832e+001; krok(n+1)=8.445281e-006; ng(n+1)=3.931896e+002;
n=277; farx(n+1)=4.676109e+000; foe(n+1)=5.365969e+001; krok(n+1)=1.033992e-005; ng(n+1)=2.723388e+002;
n=278; farx(n+1)=4.643996e+000; foe(n+1)=5.361141e+001; krok(n+1)=8.488840e-006; ng(n+1)=3.893922e+002;
n=279; farx(n+1)=4.666596e+000; foe(n+1)=5.356353e+001; krok(n+1)=1.029142e-005; ng(n+1)=2.716871e+002;
n=280; farx(n+1)=4.634825e+000; foe(n+1)=5.351591e+001; krok(n+1)=8.466097e-006; ng(n+1)=3.875122e+002;
n=281; farx(n+1)=4.657245e+000; foe(n+1)=5.346870e+001; krok(n+1)=1.029142e-005; ng(n+1)=2.703364e+002;
n=282; farx(n+1)=4.625828e+000; foe(n+1)=5.342169e+001; krok(n+1)=8.423638e-006; ng(n+1)=3.859756e+002;
n=283; farx(n+1)=4.647977e+000; foe(n+1)=5.337511e+001; krok(n+1)=1.029142e-005; ng(n+1)=2.686392e+002;
n=284; farx(n+1)=4.616852e+000; foe(n+1)=5.332874e+001; krok(n+1)=8.423638e-006; ng(n+1)=3.838656e+002;
n=285; farx(n+1)=4.638671e+000; foe(n+1)=5.328284e+001; krok(n+1)=1.017255e-005; ng(n+1)=2.677833e+002;
n=286; farx(n+1)=4.608118e+000; foe(n+1)=5.323720e+001; krok(n+1)=8.445859e-006; ng(n+1)=3.794912e+002;
n=287; farx(n+1)=4.629668e+000; foe(n+1)=5.319190e+001; krok(n+1)=1.017076e-005; ng(n+1)=2.661121e+002;
n=288; farx(n+1)=4.599409e+000; foe(n+1)=5.314687e+001; krok(n+1)=8.445281e-006; ng(n+1)=3.773538e+002;
n=289; farx(n+1)=4.620734e+000; foe(n+1)=5.310220e+001; krok(n+1)=1.010485e-005; ng(n+1)=2.652764e+002;
n=290; farx(n+1)=4.590880e+000; foe(n+1)=5.305781e+001; krok(n+1)=8.445859e-006; ng(n+1)=3.744690e+002;
n=291; farx(n+1)=4.611967e+000; foe(n+1)=5.301373e+001; krok(n+1)=1.008355e-005; ng(n+1)=2.639363e+002;
n=292; farx(n+1)=4.582354e+000; foe(n+1)=5.296992e+001; krok(n+1)=8.466097e-006; ng(n+1)=3.722039e+002;
n=293; farx(n+1)=4.603234e+000; foe(n+1)=5.292647e+001; krok(n+1)=9.975945e-006; ng(n+1)=2.636147e+002;
n=294; farx(n+1)=4.573996e+000; foe(n+1)=5.288329e+001; krok(n+1)=8.501198e-006; ng(n+1)=3.687752e+002;
n=295; farx(n+1)=4.594623e+000; foe(n+1)=5.284044e+001; krok(n+1)=9.888364e-006; ng(n+1)=2.628814e+002;
n=296; farx(n+1)=4.565552e+000; foe(n+1)=5.279786e+001; krok(n+1)=8.600086e-006; ng(n+1)=3.653562e+002;
n=297; farx(n+1)=4.586028e+000; foe(n+1)=5.275567e+001; krok(n+1)=9.671965e-006; ng(n+1)=2.639949e+002;
n=298; farx(n+1)=4.557450e+000; foe(n+1)=5.271372e+001; krok(n+1)=8.671956e-006; ng(n+1)=3.604839e+002;
n=299; farx(n+1)=4.577780e+000; foe(n+1)=5.267208e+001; krok(n+1)=9.647596e-006; ng(n+1)=2.631228e+002;
n=300; farx(n+1)=4.549546e+000; foe(n+1)=5.263064e+001; krok(n+1)=8.632369e-006; ng(n+1)=3.587582e+002;

figure; semilogy(farx,'b'); hold on; semilogy(foe,'r'); xlabel('Iteracje'); ylabel('Earx, Eoe'); legend('Earx','Eoe'); title('Uczenie predyktora OE');
figure; subplot(2,1,1); semilogy(krok); xlabel('Iteracje'); ylabel('Krok');
subplot(2,1,2); semilogy(ng); xlabel('Iteracje'); ylabel('Norma gradientu');
Earx=farx(n+1)
Eoe=foe(n+1)
